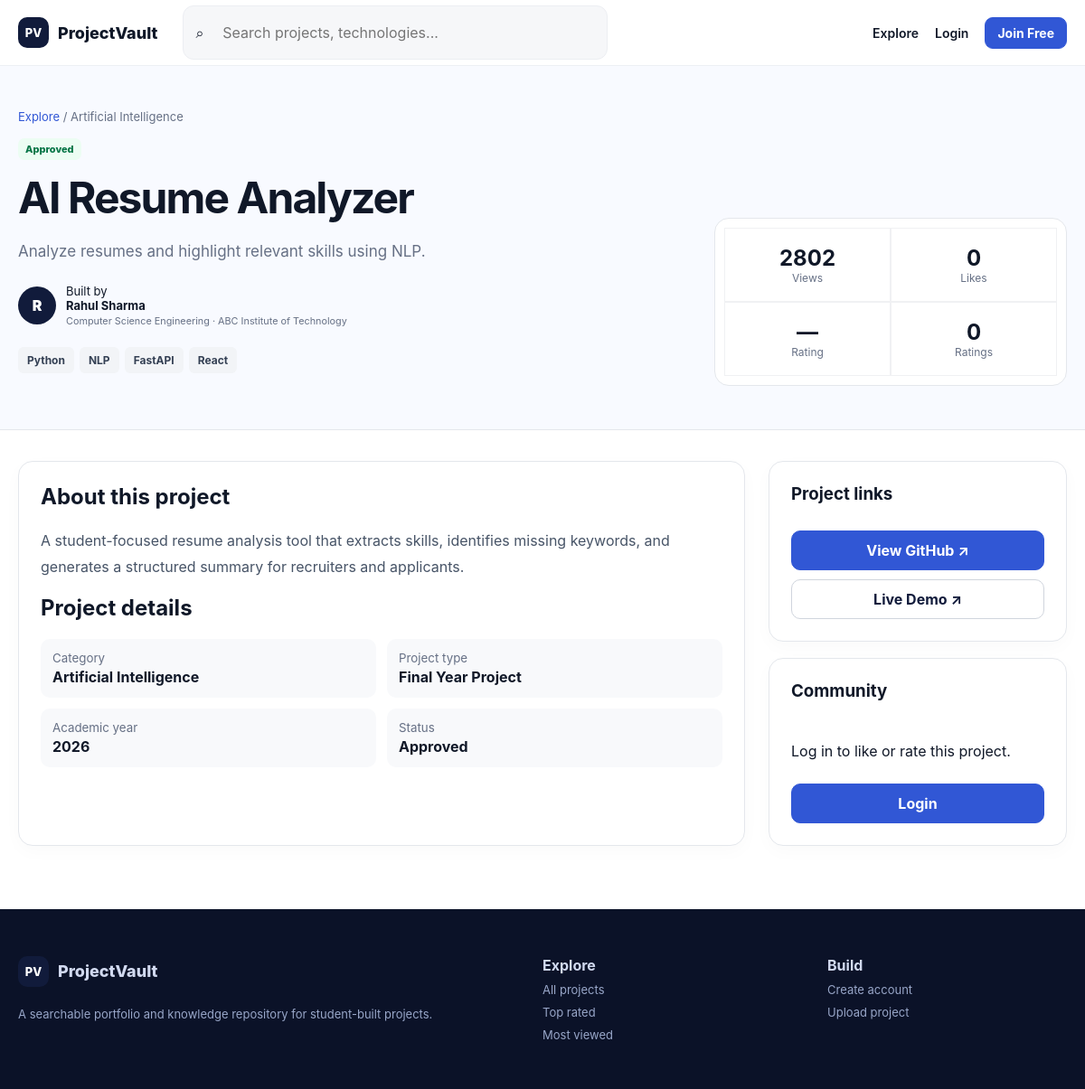
The app's page /project/ai-resume-analyzer with its own data.
### tables this page shows
CREATE TABLE projects (
              id INTEGER PRIMARY KEY AUTOINCREMENT,
              user_id INTEGER NOT NULL REFERENCES users(id) ON DELETE CASCADE,
              title TEXT NOT NULL,
              slug TEXT NOT NULL UNIQUE,
              short_description TEXT NOT NULL,
              description TEXT NOT NULL,
              category TEXT NOT NULL,
              technologies TEXT NOT NULL,
              github_url TEXT,
              demo_url TEXT,
              project_type TEXT,
              academic_year INTEGER,
              screenshot TEXT,
              status TEXT NOT NULL DEFAULT 'pending',
              rejection_reason TEXT,
              view_count INTEGER NOT NULL DEFAULT 0,
              created_at TEXT NOT NULL,
              updated_at TEXT NOT NULL
            );

CREATE TABLE users (
              id INTEGER PRIMARY KEY AUTOINCREMENT,
              name TEXT NOT NULL,
              email TEXT NOT NULL UNIQUE,
              password_hash TEXT NOT NULL,
              profile_image TEXT,
              bio TEXT,
              college TEXT,
              department TEXT,
              graduation_year INTEGER,
              skills TEXT,
              github_url TEXT,
              linkedin_url TEXT,
              portfolio_url TEXT,
              role TEXT NOT NULL DEFAULT 'student',
              account_status TEXT NOT NULL DEFAULT 'active',
              created_at TEXT NOT NULL,
              updated_at TEXT NOT NULL
            );

### app.py (the view)
@app.get("/project/{slug}", response_class=HTMLResponse)
def project_detail(request: Request, slug: str):
    with db() as conn:
        p = conn.execute("""
          SELECT p.*,u.name creator_name,u.college creator_college,u.department creator_department,u.id creator_id,
                 (SELECT COUNT(*) FROM likes l WHERE l.project_id=p.id) like_count,
                 COALESCE((SELECT ROUND(AVG(r.rating),1) FROM ratings r WHERE r.project_id=p.id),0) avg_rating,
                 (SELECT COUNT(*) FROM ratings r2 WHERE r2.project_id=p.id) rating_count
          FROM projects p JOIN users u ON u.id=p.user_id WHERE p.slug=?
        """, (slug,)).fetchone()
        if not p or (p["status"] != "approved" and (not current_user(request) or current_user(request)["id"] != p["user_id"] and current_user(request)["role"] != "admin")):
            raise HTTPException(404)
        conn.execute("UPDATE projects SET view_count=view_count+1 WHERE id=?", (p["id"],))
        conn.commit()
        user = current_user(request)
        liked = False
        my_rating = 0
        if user:
            liked = bool(conn.execute("SELECT 1 FROM likes WHERE user_id=? AND project_id=?", (user["id"], p["id"])).fetchone())
            rr = conn.execute("SELECT rating FROM ratings WHERE user_id=? AND project_id=?", (user["id"], p["id"])).fetchone()
            my_rating = rr[0] if rr else 0
    return templates.TemplateResponse(request, "project.html", context(request, project=p, liked=liked, my_rating=my_rating))

### templates/project.html
{% extends "base.html" %}{% block title %}{{ project.title }} — ProjectVault{% endblock %}{% block content %}
<section class="project-hero"><div class="container project-hero-grid"><div><div class="breadcrumbs"><a href="/explore">Explore</a> / {{ project.category }}</div><span class="status approved">{{ project.status|title }}</span><h1>{{ project.title }}</h1><p>{{ project.short_description }}</p><div class="creator-line"><div class="avatar">{{ project.creator_name[0] }}</div><div>Built by <a href="/profile/{{ project.creator_id }}"><b>{{ project.creator_name }}</b></a><small>{{ project.creator_department }} · {{ project.creator_college }}</small></div></div><div class="tags large">{% for tech in project.technologies.split(',') %}<span>{{ tech.strip() }}</span>{% endfor %}</div></div><aside class="project-stats"><div><b>{{ project.view_count + 1 }}</b><span>Views</span></div><div><b>{{ project.like_count }}</b><span>Likes</span></div><div><b>{{ project.avg_rating or '—' }}</b><span>Rating</span></div><div><b>{{ project.rating_count }}</b><span>Ratings</span></div></aside></div></section>
<section class="container project-layout"><article class="content-card"><h2>About this project</h2><p class="long-copy">{{ project.description }}</p>{% if project.screenshot %}<h2>Screenshot</h2><img class="detail-shot" src="{{ project.screenshot }}" alt="Project screenshot" />{% endif %}<h2>Project details</h2><div class="detail-grid"><div><small>Category</small><b>{{ project.category }}</b></div><div><small>Project type</small><b>{{ project.project_type or 'Not specified' }}</b></div><div><small>Academic year</small><b>{{ project.academic_year or 'Not specified' }}</b></div><div><small>Status</small><b>{{ project.status|title }}</b></div></div></article>
<aside class="side-stack"><div class="content-card"><h3>Project links</h3>{% if project.github_url %}<a class="btn full" target="_blank" rel="noopener" href="{{ project.github_url }}">View GitHub ↗</a>{% endif %}{% if project.demo_url %}<a class="btn secondary full" target="_blank" rel="noopener" href="{{ project.demo_url }}">Live Demo ↗</a>{% endif %}</div><div class="content-card"><h3>Community</h3>{% if user %}<form method="post" action="/project/{{ project.id }}/like"><button class="btn {% if liked %}secondary{% endif %} full">{% if liked %}♥ Liked{% else %}♡ Like project{% endif %}</button></form><form method="post" action="/project/{{ project.id }}/rating" class="rating-form"><label>Your rating<select name="rating">{% for r in [5,4,3,2,1] %}<option value="{{ r }}" {% if my_rating==r %}selected{% endif %}>{{ r }} star{% if r>1 %}s{% endif %}</option>{% endfor %}</select></label><button class="btn secondary full">Save Rating</button></form><details><summary>Report project</summary><form method="post" action="/project/{{ project.id }}/report"><select name="reason"><option>Spam</option><option>Copyright violation</option><option>Fake project</option><option>Broken GitHub link</option><option>Misleading information</option><option>Other</option></select><textarea name="description" placeholder="Optional details"></textarea><button class="danger-btn">Submit report</button></form></details>{% else %}<p>Log in to like or rate this project.</p><a class="btn full" href="/login">Login</a>{% endif %}</div></aside></section>
{% endblock %}

### static/style.css (style rules this page uses)
:root { --ink:#101828;--muted:#667085;--line:#e4e7ec;--surface:#fff;--soft:#f7f8fa;--navy:#111b3b;--blue:#3157d5;--blue2:#5574de;--accent:#8df0c5;--danger:#b42318;--shadow:0 14px 40px rgba(16,24,40,.08) }
* { box-sizing:border-box }
body { margin:0;font-family:Inter,ui-sans-serif,system-ui,-apple-system,BlinkMacSystemFont,"Segoe UI",sans-serif;color:var(--ink);background:#fff }
a { color:inherit;text-decoration:none }
.container { width:min(1180px,calc(100% - 40px));margin:auto }
.btn { display:inline-flex;align-items:center;justify-content:center;border:1px solid var(--blue);background:var(--blue);color:#fff;padding:11px 18px;border-radius:10px;font-weight:700;cursor:pointer;transition:.18s }
.btn.secondary { background:#fff;color:var(--navy);border-color:#d0d5dd }
.btn.full { width:100% }
.tags { display:flex;flex-wrap:wrap;gap:6px;margin:14px 0 }
.tags span { padding:5px 8px;border-radius:6px;background:#f2f4f7;color:#344054;font-size:11px;font-weight:700 }
.tags.large span { font-size:12px;padding:7px 10px }
.project-hero { padding:48px 0;background:#f8faff;border-bottom:1px solid var(--line) }
.project-hero-grid { display:grid;grid-template-columns:1fr 390px;gap:50px;align-items:end }
.breadcrumbs { font-size:13px;color:var(--muted);margin-bottom:16px }
.breadcrumbs a { color:var(--blue) }
.project-hero h1 { font-size:48px;letter-spacing:-.04em;margin:12px 0 }
.project-hero p { font-size:17px;color:var(--muted);line-height:1.6 }
.creator-line { display:flex;align-items:center;gap:11px;margin:22px 0 }
.avatar,.profile-avatar { display:grid;place-items:center;background:var(--navy);color:#fff;border-radius:50%;font-weight:900 }
.avatar { width:42px;height:42px }
.creator-line>div:last-child { display:flex;flex-direction:column;font-size:13px }
.creator-line small { color:var(--muted);margin-top:3px }
.project-stats { display:grid;grid-template-columns:1fr 1fr;background:#fff;border:1px solid var(--line);border-radius:16px;padding:10px }
.project-stats div { display:flex;flex-direction:column;align-items:center;padding:18px;border:1px solid #f0f1f3 }
.project-stats b { font-size:24px }
.project-stats span { font-size:12px;color:var(--muted) }
.project-layout { display:grid;grid-template-columns:1fr 330px;gap:26px;padding-top:34px }
.content-card { border:1px solid var(--line);border-radius:16px;padding:24px;background:#fff;box-shadow:0 6px 20px rgba(16,24,40,.025) }
.content-card h2 { margin-top:0 }
.content-card h3 { margin-top:0 }
.long-copy { white-space:pre-line;line-height:1.8;color:#475467 }
.detail-grid { display:grid;grid-template-columns:1fr 1fr;gap:12px }
.detail-grid div { background:#f8f9fb;border-radius:10px;padding:13px;display:flex;flex-direction:column;gap:3px }
.detail-grid small { color:var(--muted) }
.side-stack { display:flex;flex-direction:column;gap:18px }
.side-stack .content-card { display:flex;flex-direction:column;gap:10px }
.status { display:inline-block;padding:5px 8px;border-radius:7px;font-size:11px;font-weight:800 }
.status.approved { background:#ecfdf3;color:#067647 }

### records on screen
projects: category "Artificial Intelligence", status "Approved", title "AI Resume Analyzer", short_description "Analyze resumes and highlight relevant skills using NLP.", project.view_count+1 "2802", description "A student-focused resume analysis tool that extracts skills, identifies missing keywords, and generates a structured summary for recruiters and applicants.", project_type "Final Year Project", academic_year "2026"
users: name "R", creator_name "Rahul Sharma", creator_department "Computer Science Engineering", creator_college "ABC Institute of Technology"

### other values on screen
{{ tech.strip() }} "Python" "NLP" "FastAPI" "React"
{{ project.like_count }} "0"
{{ project.avg_rating or '—' }} "—"
{{ project.rating_count }} "0"
